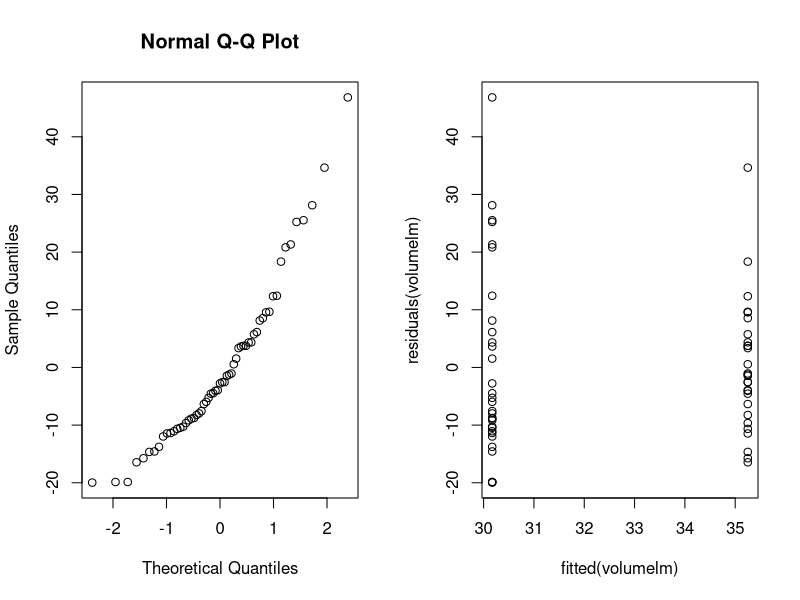
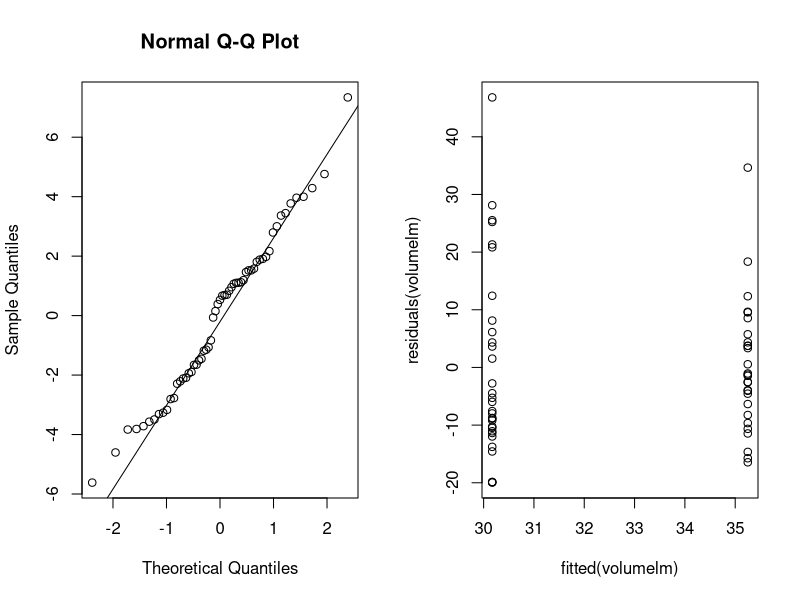
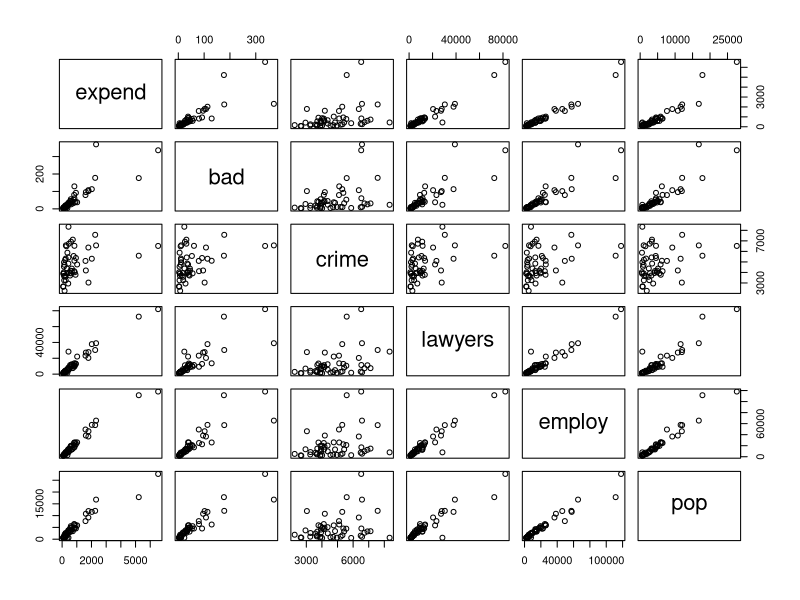
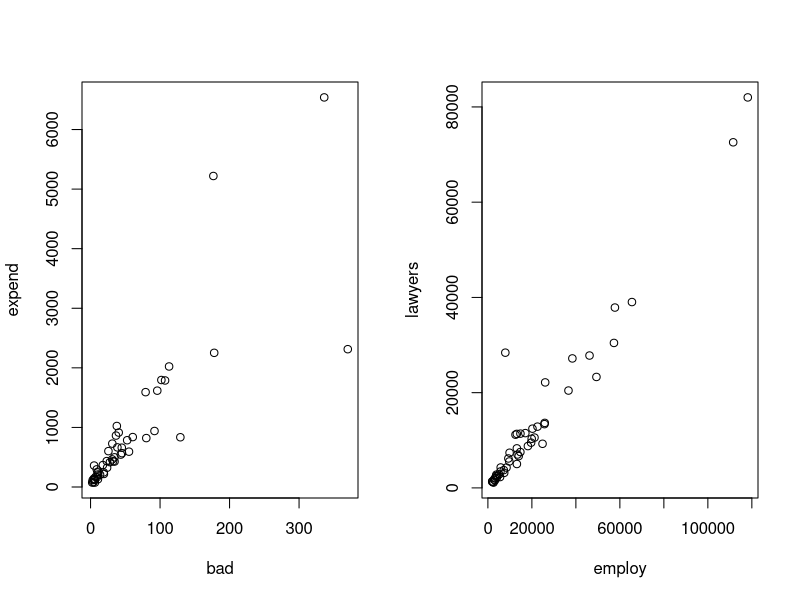
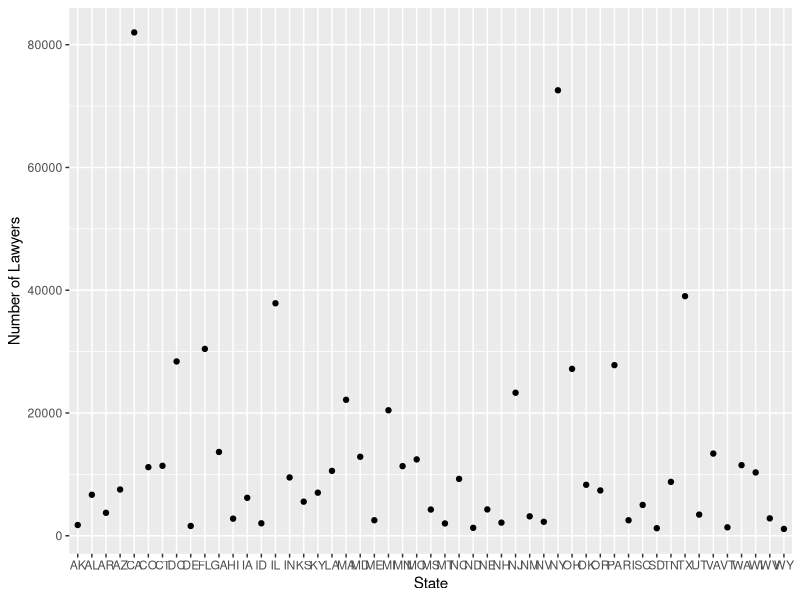
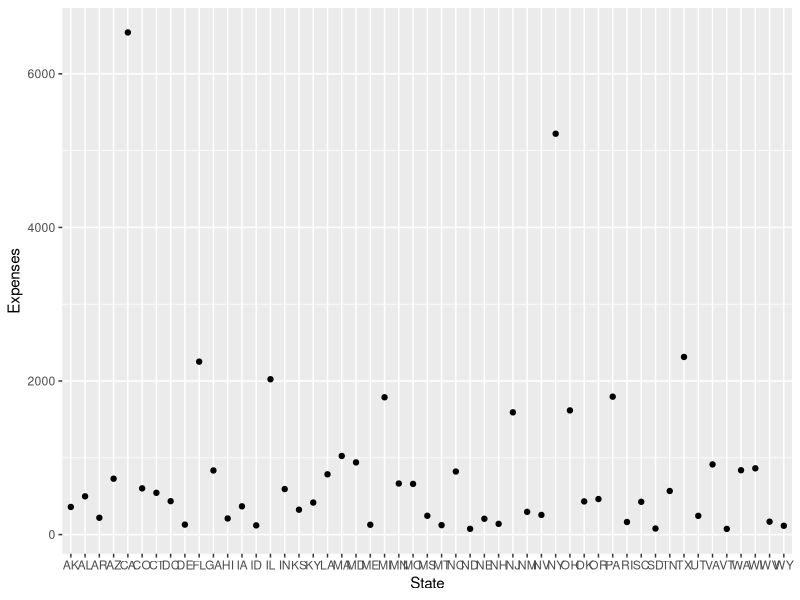
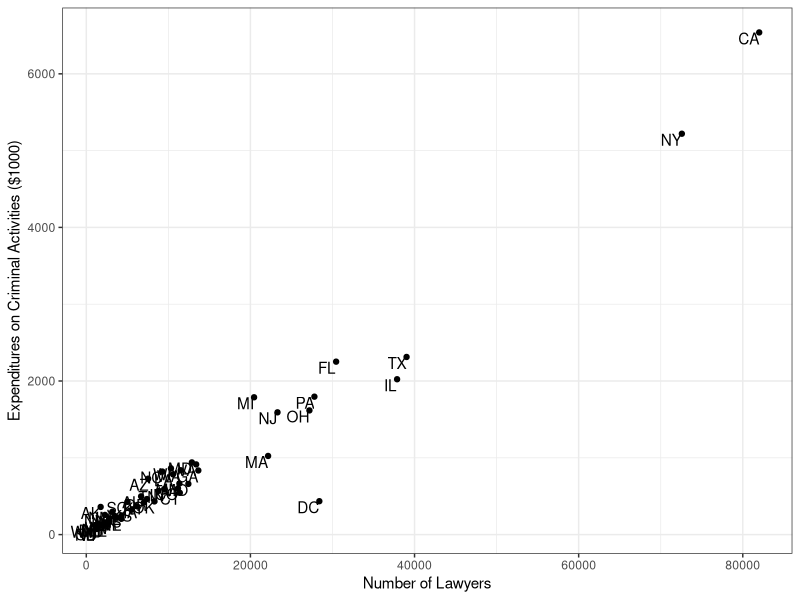
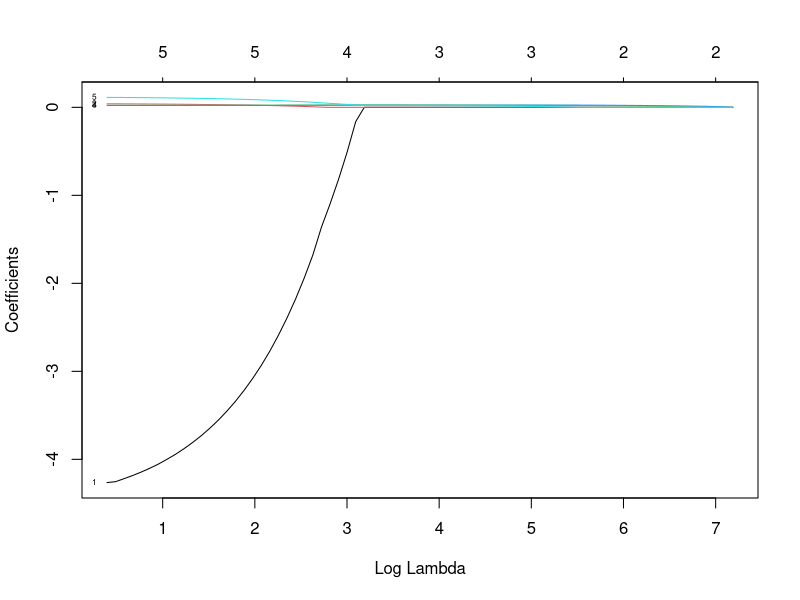

Source code (R) for these figures, in order:
## ---- chunk 1
treeVolume = read.table("treeVolume.txt", header = T)
head(treeVolume)
## ---- chunk 2
volumelm = lm(volume ~ factor(type), data = treeVolume)
anova(volumelm)
## ---- chunk 3
par(mfrow=c(1,2))
qqnorm(residuals(volumelm))
plot(fitted(volumelm), residuals(volumelm))
par(mfrow=c(1,1))
## ---- chunk 4
t.test(volume ~ factor(type), data=treeVolume)
## ---- chunk 5
volumelm1 = lm(volume ~ height + factor(type) * diameter, data = treeVolume)
anova(volumelm1)
## ---- chunk 6
volumelm2 = lm(volume ~ diameter + factor(type) * height, data = treeVolume)
anova(volumelm2)
## ---- chunk 7
volumeFulllm = lm(volume ~ diameter + height + factor(type), data = treeVolume)
anova(volumeFulllm)
## ---- chunk 8
volumeFulllm = lm(volume ~ diameter + height, data = treeVolume)
anova(volumeFulllm)
## ---- chunk 9
volumeFulllm = lm(volume ~ diameter * height, data = treeVolume)
anova(volumeFulllm)
## ---- chunk 10
par(mfrow=c(1,2))
qqnorm(residuals(volumeFulllm))
qqline(residuals(volumeFulllm))
plot(fitted(volumelm), residuals(volumelm))
par(mfrow=c(1,1))

## ---- chunk 11
d = mean(treeVolume$diameter)
h = mean(treeVolume$height)
avgTree = data.frame(diameter=d, height=h, type="oak")

unname(predict(volumeFulllm, avgTree))

## ---- chunk 12
perfectVolume = pi * (treeVolume$diameter / 2)**2 * treeVolume$height
volumePerfectlm = lm(treeVolume$volume ~ perfectVolume)
anova(volumePerfectlm)
## ---- chunk 13
summary(volumeFulllm)
summary(volumePerfectlm)
## ---- chunk 14
expensescrime = read.table("expensescrime.txt", header = T)
pairs(expensescrime[,-1])
## ---- chunk 15
par(mfrow=c(1,2))
plot(expend ~ bad, data=expensescrime)
plot(lawyers ~ employ, data=expensescrime)
par(mfrow=c(1,1))
## ---- chunk 16
library(ggplot2)

# number of lawyers per state
ggplot(expensescrime, aes(x = state, y = lawyers)) +
  geom_point() +
  labs(x = "State", y = "Number of Lawyers") 

#expenses per state
ggplot(expensescrime, aes(x = state, y = expend)) +
  geom_point() +
  labs(x = "State", y = "Expenses") 

#check what states are outliers in terms of expenses and lawyers 
ggplot(expensescrime, aes(x = lawyers, y = expend, label = state)) +
  geom_point() +
  geom_text(vjust = 1, hjust = 1) +
  labs(x = "Number of Lawyers", y = "Expenditures on Criminal Activities ($1000)") +
  theme_bw()

## ---- chunk 17
summary(lm(expend ~ bad, data=expensescrime))$r.squared
summary(lm(expend ~ crime, data=expensescrime))$r.squared
summary(lm(expend ~ lawyers, data=expensescrime))$r.squared
summary(lm(expend ~ employ, data=expensescrime))$r.squared
summary(lm(expend ~ pop, data=expensescrime))$r.squared


## ---- chunk 18
summary(lm(expend ~ employ + bad, data=expensescrime))$r.squared
summary(lm(expend ~ employ + crime, data=expensescrime))$r.squared
summary(lm(expend ~ employ + lawyers, data=expensescrime))$r.squared
summary(lm(expend ~ employ + pop, data=expensescrime))$r.squared
## ---- chunk 19
summary(lm(expend ~ employ + lawyers + bad, data=expensescrime))$r.squared
summary(lm(expend ~ employ + lawyers + crime, data=expensescrime))$r.squared
summary(lm(expend ~ employ + lawyers + pop, data=expensescrime))$r.squared
## ---- chunk 20
model = lm(expend ~ employ + lawyers, data=expensescrime)
## ---- chunk 21
newData = data.frame(bad=50, crime=5000, lawyers=5000, employ=5000, pop=5000)
predict(model, newData, interval = 'prediction')
## ---- chunk 22
# columns 1 (state), 2 (expend)
x=as.matrix(expensescrime[,-1:-2])
y=expensescrime[,2]

train=sample(1:nrow(x),2/3*nrow(x))
x.train=x[train,]; y.train=y[train]
x.test=x[-train,]; y.test = y[-train]
## ---- chunk 23
library(glmnet)
lasso.model=glmnet(x.train, y.train, alpha=1)
lasso.cv=cv.glmnet(x.train, y.train, alpha=1, type.measure="mse", nfolds=5)

plot(lasso.model, label=T, xvar="lambda")
plot(lasso.cv)
plot(lasso.cv$glmnet.fit, xvar="lambda", label=T)

lambda.1se=lasso.cv$lambda.1se;
coef(lasso.model,s=lasso.cv$lambda.1se)
lasso.pred=predict(lasso.model,s=lambda.1se,newx=as.matrix(x.test))
## ---- chunk 24
mse.lasso=mean((y.test-lasso.pred)^2); mse.lasso

lm.model=lm(expend ~ employ + lawyers, data=expensescrime, subset=train)
y.predict.lm=predict(lm.model,newdata=expensescrime[-train,])
mse.lm=mean((y.test-y.predict.lm)^2); mse.lm
## ---- chunk 25
titanic = read.table("titanic.txt", header = T)
titanic$Sex <- factor(titanic$Sex)
titanic$PClass <- factor(titanic$PClass)
titanic$Survived <- factor(titanic$Survived, levels=c(1,0), labels=c("Yes", "No"))
## ---- chunk 26
survived = titanic$Survived
plot(survived ~ factor(titanic$PClass), main='Ratio of survivors per class', xlab='Passenger class', ylab='survived')
## ---- chunk 27
plot(survived, factor(titanic$PClass), main='Ration of survivors per class', ylab='Passenger class', xlab='survived')
## ---- chunk 28
plot(factor(titanic$Sex), survived, main='Ratio of survivors per sex', xlab='sex', ylab='survived')
## ---- chunk 29
par(mfrow=c(1,2))
hist(titanic$Age, breaks = seq(0, 80, 5), main='Age of all', xlab='Age')
plot(survived ~ titanic$Age, main='Ratio of survival per Age', xlab='age', ylab='survived')
par(mfrow=c(1,1))
## ---- chunk 30
titanic = read.table("titanic.txt", header = T)
titanic$Sex <- factor(titanic$Sex, levels=c("male", "female"), labels=c(1, 0))
titanic$PClass <- factor(titanic$PClass,levels=c("1st", "2nd", "3rd"), labels=c(1, 2, 3))
titanic$Survived <- factor(titanic$Survived)
model <- glm(Survived ~ PClass + Age + Sex, data=titanic, family=binomial(link="logit"))
summary(model)
## ---- chunk 31
odds_ratio <- exp(coef(model))
odds_ratio <- data.frame(feature=names(odds_ratio), odds_ratio=odds_ratio)
odds_ratio
## ---- chunk 32
model <- glm(Survived ~ PClass + Age + Sex + Age:PClass + Age:Sex, data=titanic, family=binomial(link="logit"))
summary(model)
## ---- chunk 33
newdata <- expand.grid(PClass=levels(titanic$PClass), Sex=levels(titanic$Sex))
newdata$Age <- rep(55, nrow(newdata))

# use the predict() function to get the predicted probabilities for each combination of PClass, Sex, and Age
newdata$SurvivalProb <- predict(model, newdata, type="response")

newdata
## ---- chunk 34
titanic = read.table("titanic.txt", header = T)
PClass = factor(titanic$PClass)
Survived = factor(titanic$Survived)
t = table(PClass, Survived); t

z = chisq.test(t); z
residuals(z)
## ---- chunk 35
Sex = factor(titanic$Sex);
t = table(Sex, Survived); t
z = chisq.test(t); z
residuals(z)
## ---- chunk 36
coups = read.table("coups.txt", header = T)
data <- coups

# fit the Poisson regression model
model <- glm(miltcoup ~ oligarchy + pollib + parties + pctvote + popn + size + numelec + numregim, data = data, family = "poisson")

# summarize the model
summary(model)

## ---- chunk 37
# fit the Poisson regression model
model <- glm(miltcoup ~ oligarchy + pollib + parties + pctvote + popn + size  + numregim, data = data, family = "poisson")

# summarize the model
summary(model)
## ---- chunk 38
# fit the Poisson regression model
model <- glm(miltcoup ~ oligarchy + pollib + parties + pctvote + popn + size, data = data, family = "poisson")

# summarize the model
summary(model)
## ---- chunk 39
# fit the Poisson regression model
model <- glm(miltcoup ~ oligarchy + pollib + parties + pctvote + popn, data = data, family = "poisson")

# summarize the model
summary(model)
## ---- chunk 40
# fit the Poisson regression model
model <- glm(miltcoup ~ oligarchy + pollib + parties + pctvote, data = data, family = "poisson")

# summarize the model
summary(model)
## ---- chunk 41
# fit the Poisson regression model
model <- glm(miltcoup ~ oligarchy + pollib + parties, data = data, family = "poisson")

# summarize the model
summary(model)
## ---- chunk 42
# set overall averages of all the other numerical characteristics
newdata <- data.frame(
  oligarchy = mean(data$oligarchy),
  pollib = mean(data$pollib),
  parties = mean(data$parties),
  pctvote = mean(data$pctvote),
  popn = mean(data$popn),
  size = mean(data$size),
  numelec = mean(data$numelec),
  numregim = mean(data$numregim)
)

round(newdata, digits = 0)
newdata

newdata$pollib <- 0
predict(model, newdata, type = "response")

newdata$pollib <- 1
predict(model, newdata, type = "response")

newdata$pollib <- 2
predict(model, newdata, type = "response")
